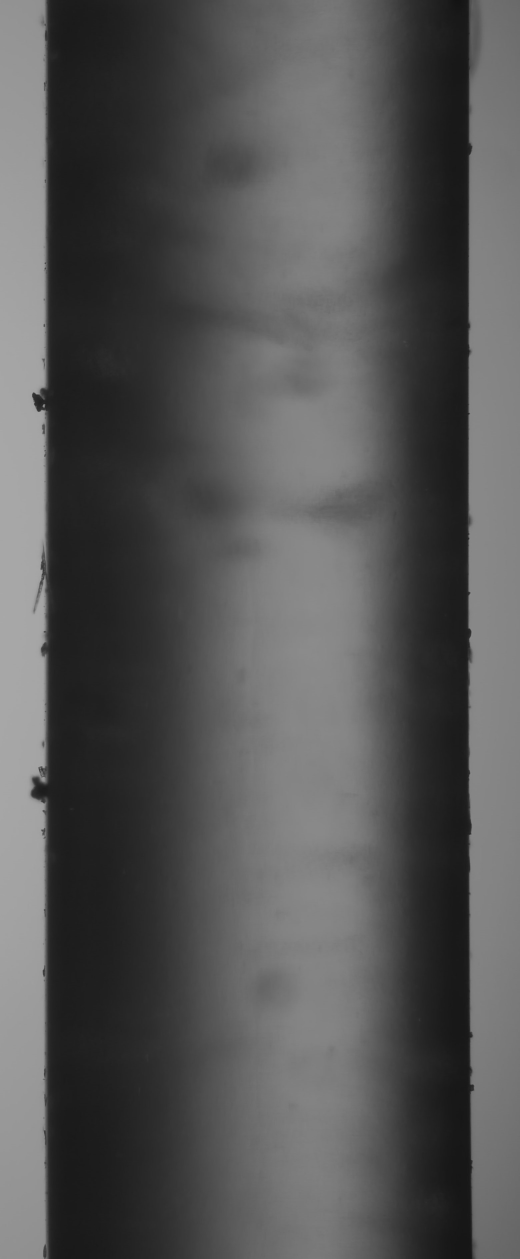
#> input picture Pruebas/filamento.jpg, 1560 x 3776 px, given in place of filamento.png, which was not available (shown at 1/3 size)
$ jupyter execute --allow-errors track_tail_eco20.ipynb   (text cells are left out)
#> lines starting #> are read from the running program, lines starting #| are printed output that depends on the picture; after the words box and inside, x2 and y2 are one past the last pixel; in counts of white or black regions, pixels touching at a corner belong together; pictures that were not available may be replaced by others from this repository, and a replacement may not be noted
### examples/utilities.py
import numpy as np
import matplotlib.pyplot as plt
import cv2 as cv
from skimage.morphology import remove_small_holes, area_opening, skeletonize
import pandas as pd
from scipy.interpolate import UnivariateSpline
from scipy.signal import find_peaks, savgol_filter
from pyfcd.fcd import calculate_carriers, fcd
from tqdm import tqdm

THRESHOLD = 120
MAX_PIXEL_VALUE = 255
FRAME_PER_SECOND = 60

# [4 lines left out: function cortar, not called in this run]

def gris(frame):
    im_gray = cv.cvtColor(frame, cv.COLOR_BGR2GRAY)
    return im_gray

def gray_then_binarize(frame, threshold = THRESHOLD):
    _, im_binary = cv.threshold(frame, threshold, MAX_PIXEL_VALUE, cv.THRESH_BINARY)
    return im_binary

# [92 lines left out: functions binarize, find, track_head, track_tail, not called in this run]

def binarize_tail(frame, th=THRESHOLD):
    _, im_binary = cv.threshold(
        src=frame,
        thresh=th-20,
        maxval=MAX_PIXEL_VALUE,
        type=cv.THRESH_BINARY)

    bool_mask = im_binary > 0
    # remove_small_holes rellena manchas negras en el fondo
    im_binary = remove_small_holes(bool_mask)*255
    # este proceso rellena manchas blancas dentro del cuerpo del filamento
    y, x = np.where(im_binary==0)
    im_bin = im_binary[min(y)-1:max(y)+2, min(x)-1:max(x)+2]
    im_bin = area_opening(im_bin, 400)
    im_binary[min(y)-1:max(y)+2, min(x)-1:max(x)+2] = im_bin

    return im_binary

def skeleton(frame):
    arr = frame < 255
    sk = skeletonize(arr)*255
    # si sobre una columna que ocupa el esqueleto de la cola hay más de un píxel blanco (debido a globos o ramas)
    # rellena esos puntos con negro y ubica un píxel blanco en la fila "promedio" de esos puntos.
    _, x = np.where(sk!=0)
    for c in np.unique(x):
        r = np.where(sk[:, c]!=0)[0]
        for p in r:
            sk[p, c] = 0
        sk[int(np.mean(r)), c] = 255
    tail = np.where(sk!=0)
    # devuelve la matriz y las coordenadas del esqueleto en la misma
    return sk, tail

# [36 lines left out: functions spline_skeleton, calibrate_with_head, not called in this run]

def guillotina(frame):
    y, x = np.where(frame<=THRESHOLD)
    frame[y, x] = np.max(frame)
    frame -= np.min(frame)
    frame = (frame/np.max(frame))*255
    return frame

# [239 lines left out: functions rotate_point, rotate_curve, process_image_for_fcd, obtener_deformacion, load_head_trayectories, obtener_imagenes_crudas and 8 more, not called in this run]

### examples/track_tail_eco20.ipynb
[cell 1]
import numpy as np
import matplotlib.pyplot as plt
import cv2 as cv
from matplotlib import rcParams

import utilities as ut

COLOR = 'black'
plt.style.use("default")
rcParams["font.family"] = "serif"
rcParams["mathtext.fontset"] = "cm"
rcParams['figure.figsize'] = (18, 10)
rcParams['figure.titlesize'] = 20
rcParams['figure.dpi'] = 50
rcParams['axes.facecolor'] = 'lightgray'
rcParams['legend.fontsize'] = 25
rcParams['axes.titlesize'] = 60
rcParams['axes.labelsize'] = 50
rcParams['ytick.labelsize'] = 20
rcParams['xtick.labelsize'] = 20
rcParams['text.color'] = COLOR
rcParams['text.color'] = COLOR
rcParams['axes.labelcolor'] = COLOR
rcParams['xtick.color'] = COLOR
rcParams['ytick.color'] = COLOR
rcParams['grid.color'] = COLOR
rcParams['text.latex.preamble'] = "\n".join([
    r'\usepackage[version=3]{mhchem}'
])

THRESHOLD = 120
MAX_PIXEL_VALUE = 255

[cell 2]
im = cv.imread('example_media/filamento.png')
#> im is the input picture: shape (3776, 1560, 3); min 19, max 170, mean 85.3
plt.figure()
plt.imshow(im)

im_gray = ut.gris(im)
plt.figure()
plt.imshow(im_gray)

[cell 3]
im_decap = ut.guillotina(im_gray)
#> in guillotina, `frame[y, x] = np.max(frame)`:
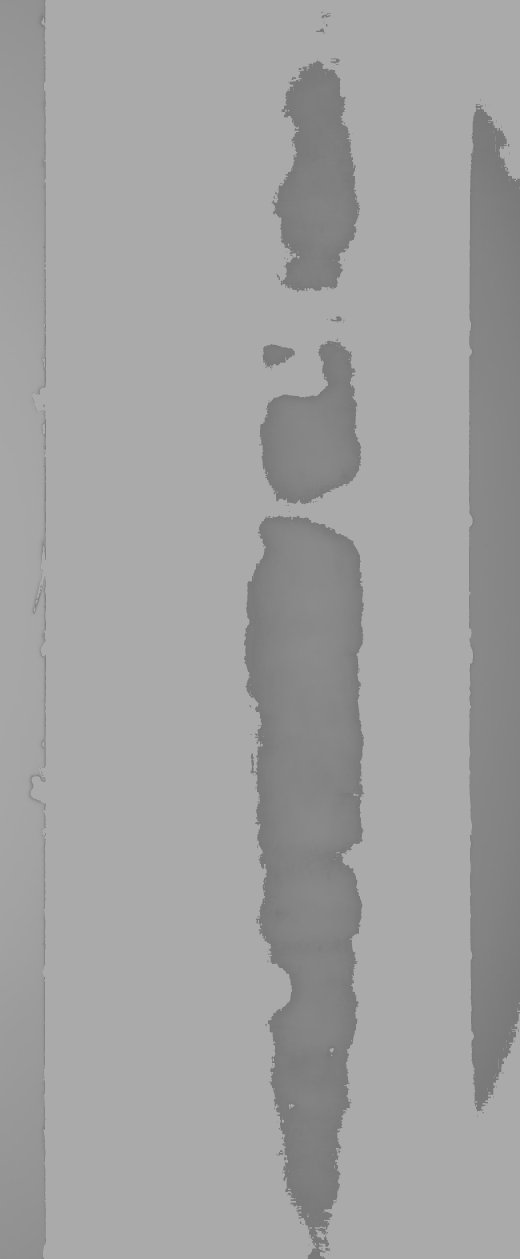
#> frame: shape (3776, 1560) (shown at 1/3 size); min 121, max 170, mean 160.7
#> in guillotina, `frame -= np.min(frame)`:
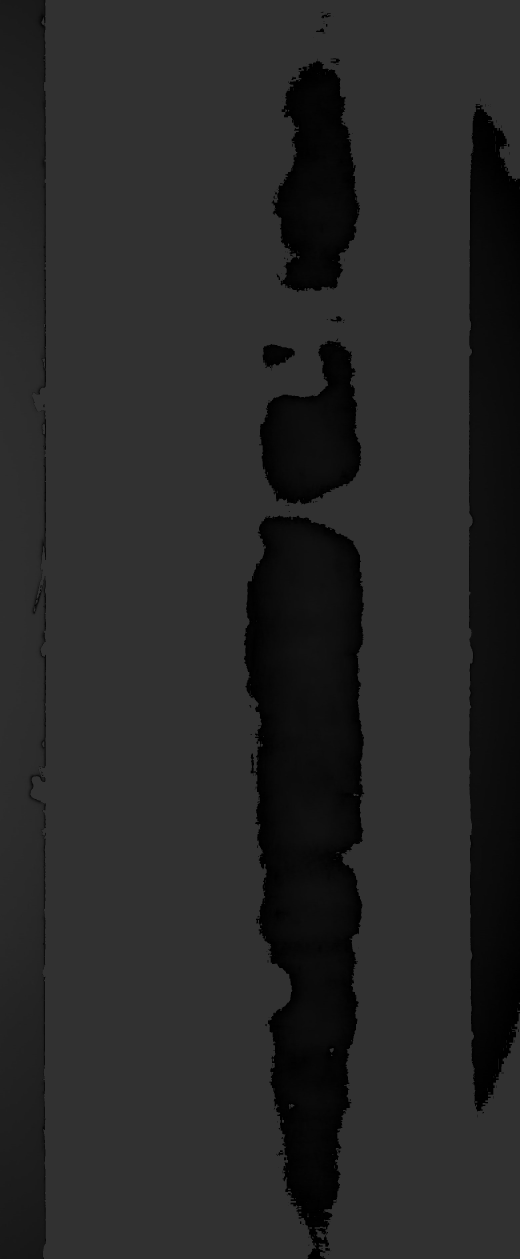
#> frame: shape (3776, 1560) (shown at 1/3 size); min 0, max 49, mean 39.7
#> in guillotina, `frame = (frame/np.max(frame))*255`:
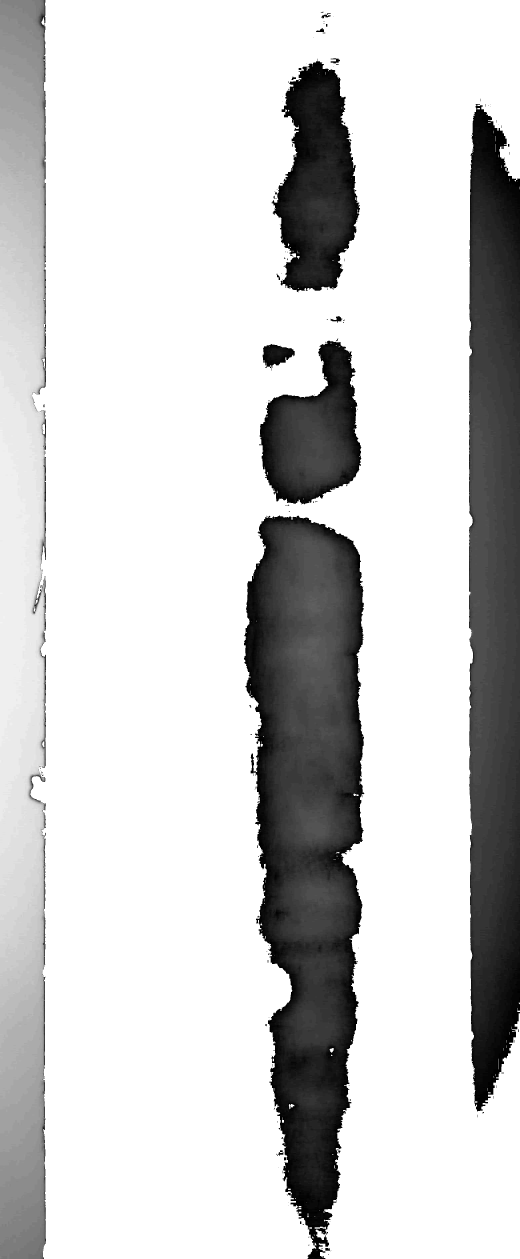
#> frame: shape (3776, 1560) float64 (shown at 1/3 size); min 0, max 255, mean 206.6
plt.figure()
plt.imshow(im_decap)

[cell 4]
im_binary = ut.gray_then_binarize(im_decap)
#> in gray_then_binarize, `_, im_binary = cv.threshold(frame, threshold, MAX_PIXEL_VALUE, cv.THRE..`:
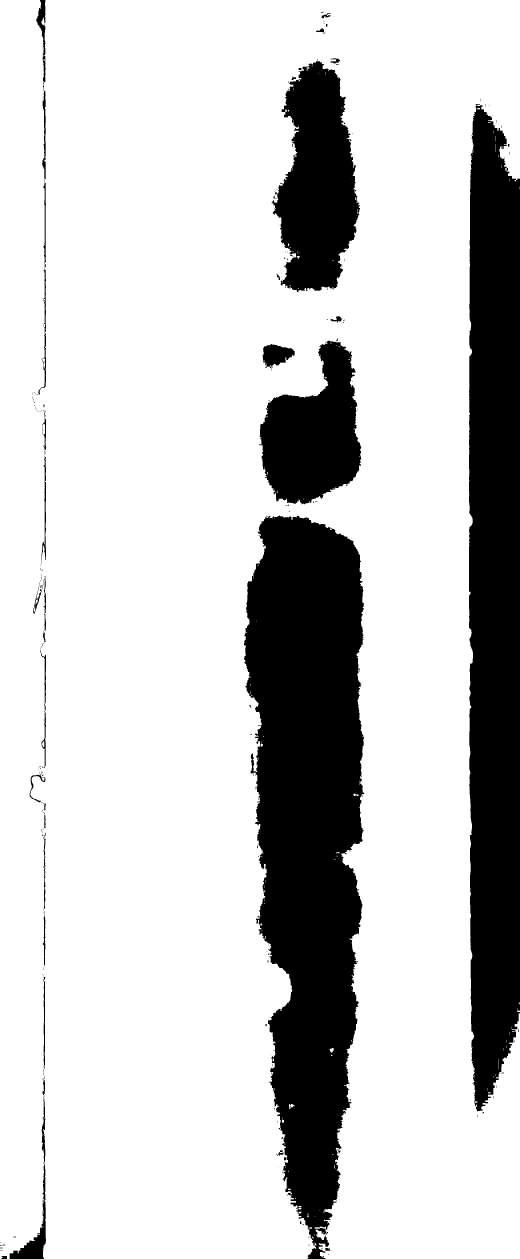
#> im_binary: shape (3776, 1560) float64 (shown at 1/3 size); 79.3% white; 231 black regions (185 under 20 px), largest, box (x1, y1, x2, y2) and area: (732, 1546, 1093, 3776) 556913, (1407, 312, 1560, 3336) 419792, (814, 176, 1080, 876) 120896
plt.figure()
plt.imshow(im_binary)

#> (the rest of this cell did not finish here and is left out)

#> in binarize_tail, `_, im_binary = cv.threshold( src=frame, thresh=th-20, maxval=MAX_PIXEL..`:
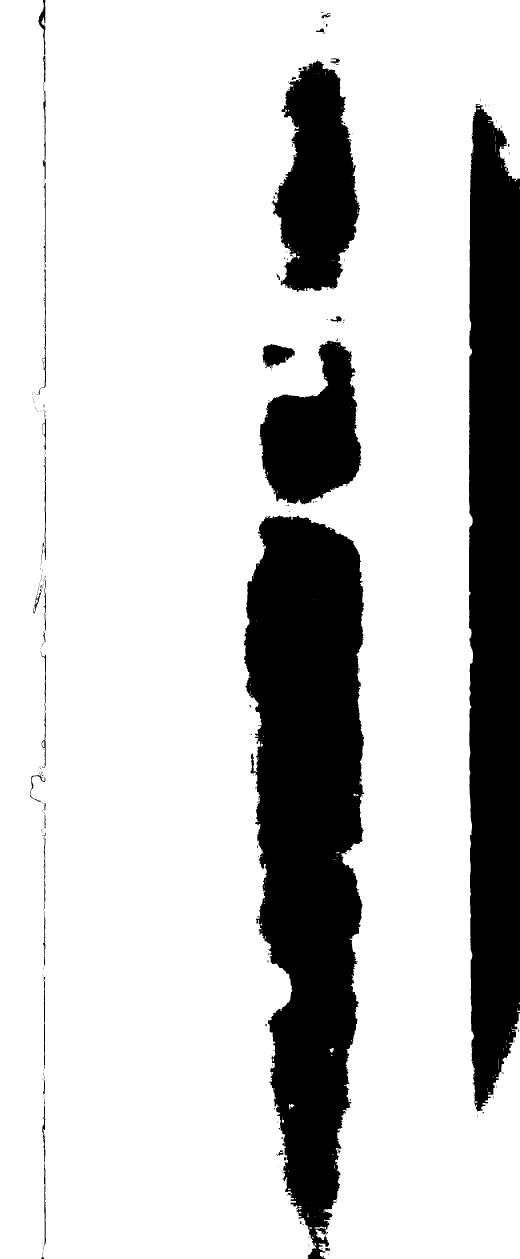
#> im_binary: shape (3776, 1560) float64 (shown at 1/3 size); 79.4% white; 264 black regions (215 under 20 px), largest, box (x1, y1, x2, y2) and area: (732, 1546, 1093, 3776) 556912, (1407, 312, 1560, 3336) 419783, (814, 176, 1080, 876) 120896
#> in binarize_tail, `im_binary = remove_small_holes(bool_mask)*255`: im_binary: shape (3776, 1560) int64; 79.5% white; 34 black regions, largest, box (x1, y1, x2, y2) and area: (732, 1546, 1093, 3776) 556800, (1407, 312, 1560, 3336) 419717, (814, 176, 1080, 876) 120834
plt.figure()
plt.imshow(im_binary)

[cell 5]
im_sk, _ = ut.skeleton(im_binary)
#> in skeleton, `sk = skeletonize(arr)*255`:
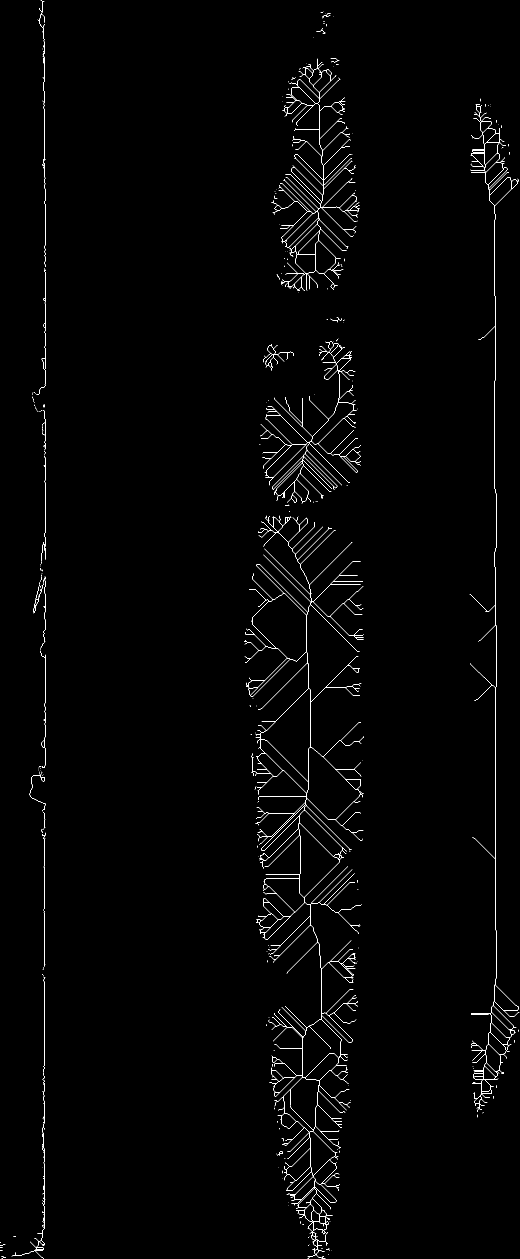
#> sk: shape (3776, 1560) int64 (shown at 1/3 size); 0.7% white in thin lines or dots
#> the loop in skeleton, `for c in np.unique(x):` made 630 passes
#> r on passes 1 to 3: [3728, 3735, 3743, 3751], [3728, 3735, 3743, 3751], [3728, 3736, 3743, 3751]
#> after the loop in skeleton, `for c in np.unique(x):`:
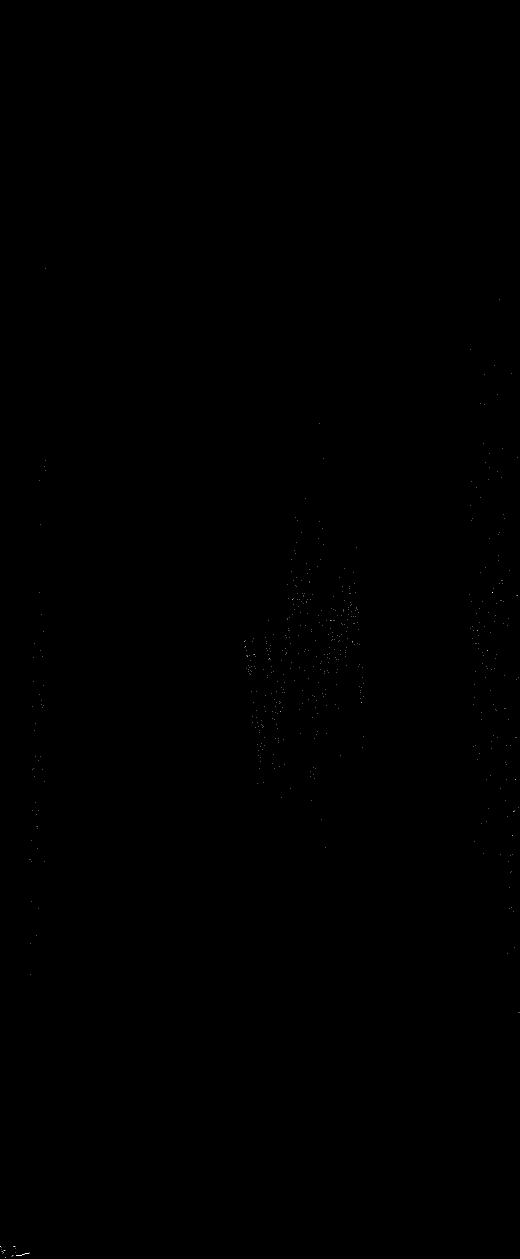
#> sk: shape (3776, 1560) int64 (shown at 1/3 size); 0.01% white in thin lines or dots, all inside (x1, y1, x2, y2) = (0, 804, 1558, 3772)
#> in skeleton, `tail = np.where(sk!=0)`: tail = 630 positions, rows 804 to 3771, columns 0 to 1557
plt.figure()
plt.imshow(im_sk)

[cell 6]
video = cv.VideoCapture('example_media/ECO20-45mm-2,00Vpp-8Hz.mp4')
limites = [319, 950, 250, 505]

sk, tail, last_frame = ut.track_tail(video, limites, SHOW=True)
